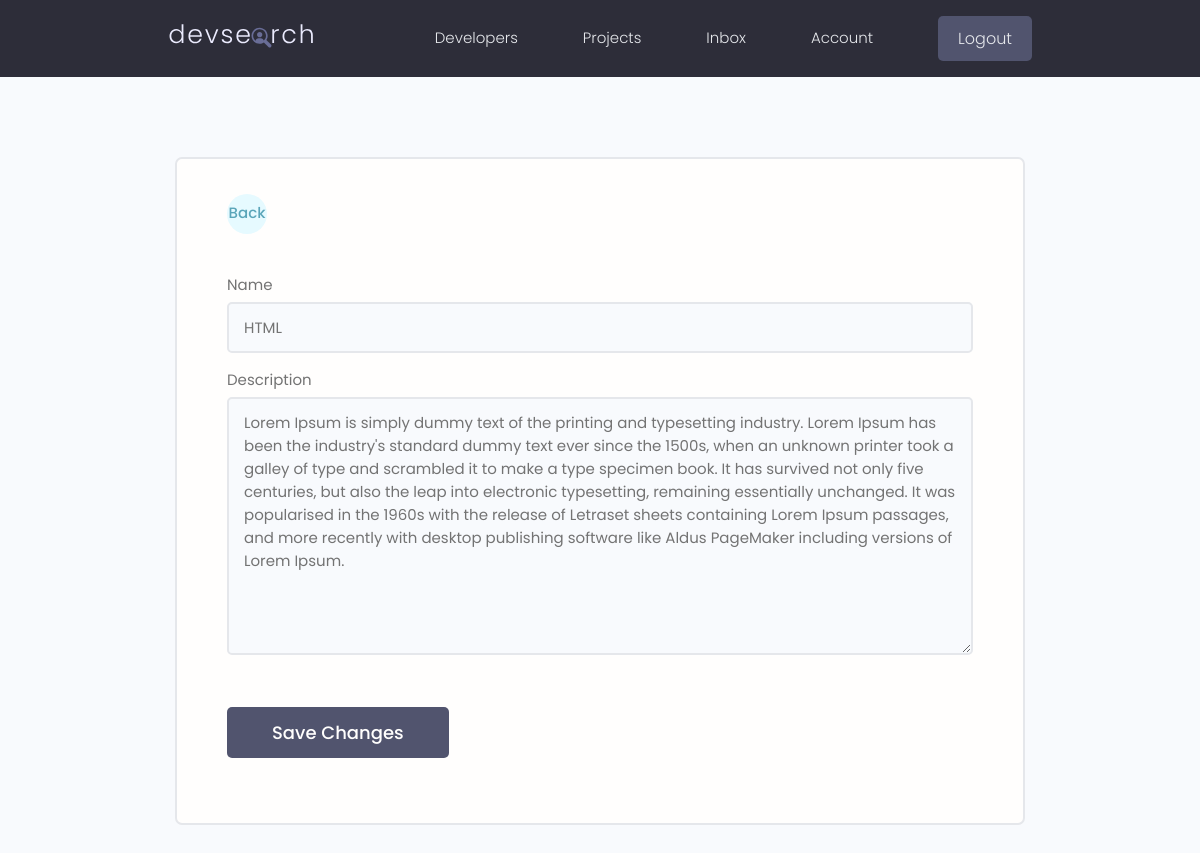
/update-skill/b5ce9cfe-2bbb-40b5-a5f1-b56b46ed34d8/ (signed in), run on an earlier commit of the app's database.
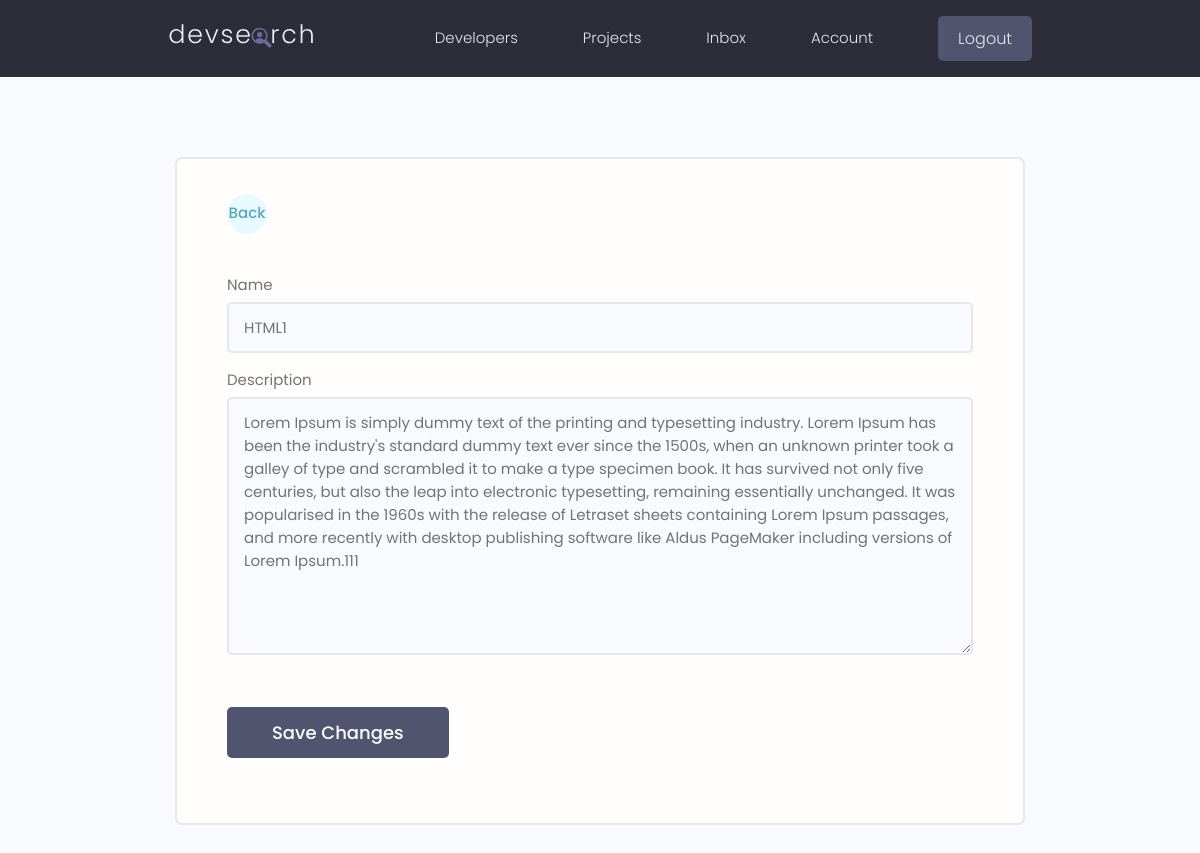
And on a later commit of the database.
### users/models.py (models this page shows, shortened)
class Skill(models.Model):
    owner = models.ForeignKey(
        Profile, on_delete=models.CASCADE, null=True, blank=True)
    name = models.CharField(max_length=200, blank=True, null=True)
    description = models.TextField(null=True,blank=True)
    created = models.DateTimeField(auto_now_add=True)
    id = models.UUIDField(default=uuid.uuid4, unique=True,
                          primary_key=True, editable=False)

### users/views.py (the view)
# urls.py: path('update-skill/<str:pk>/', views.updateSkill, name="update-skill"),
@login_required(login_url='login')
def updateSkill(request, pk):
    profile = request.user.profile
    skill = profile.skill_set.get(id=pk)
    form = SkillForm(instance=skill)
    if request.method == 'POST':
        form = SkillForm(request.POST, instance=skill)
        if form.is_valid():
            form.save()
            messages.success(request, 'Skill was updated successfully!')
            return redirect('account')
    context = {'form': form}
    return render(request, 'users/skill_form.html', context)

### users/forms.py
class SkillForm(ModelForm):
    class Meta:
        model = Skill
        fields = '__all__'
        exclude = ['owner']
    def __init__(self, *args, **kwargs):
        super(SkillForm, self).__init__(*args, **kwargs)
        for name, field in self.fields.items():
            field.widget.attrs.update({'class': 'input'})

### users/templates/users/skill_form.html (shortened to what this page needs)
{% extends 'main.html' %}
{% block content %}
<main class="formPage my-xl">
    <div class="content-box">
        <div class="formWrapper">
            <a class="backButton" href="{% url 'account' %}"> Back</a>
            <br>
            <form class="form" method="POST" action="">
                {% for field in form %}
                <div class="form__field">
                    <label for="{{ field.id_for_label }}">{{ field.label }}</label>
                    {{ field }}
                </div>
                {% endfor %}
                <input class="btn btn--sub btn--lg my-md" type="submit" value="Save Changes" />
            </form>
        </div>
    </div>
</main>
{% endblock %}

What changed in the data, as far as the page shows it:
changed Skill: name "HTML" → "HTML1"; description "…including versions of Lorem Ipsum." → "…including versions of Lorem Ipsum.111"
